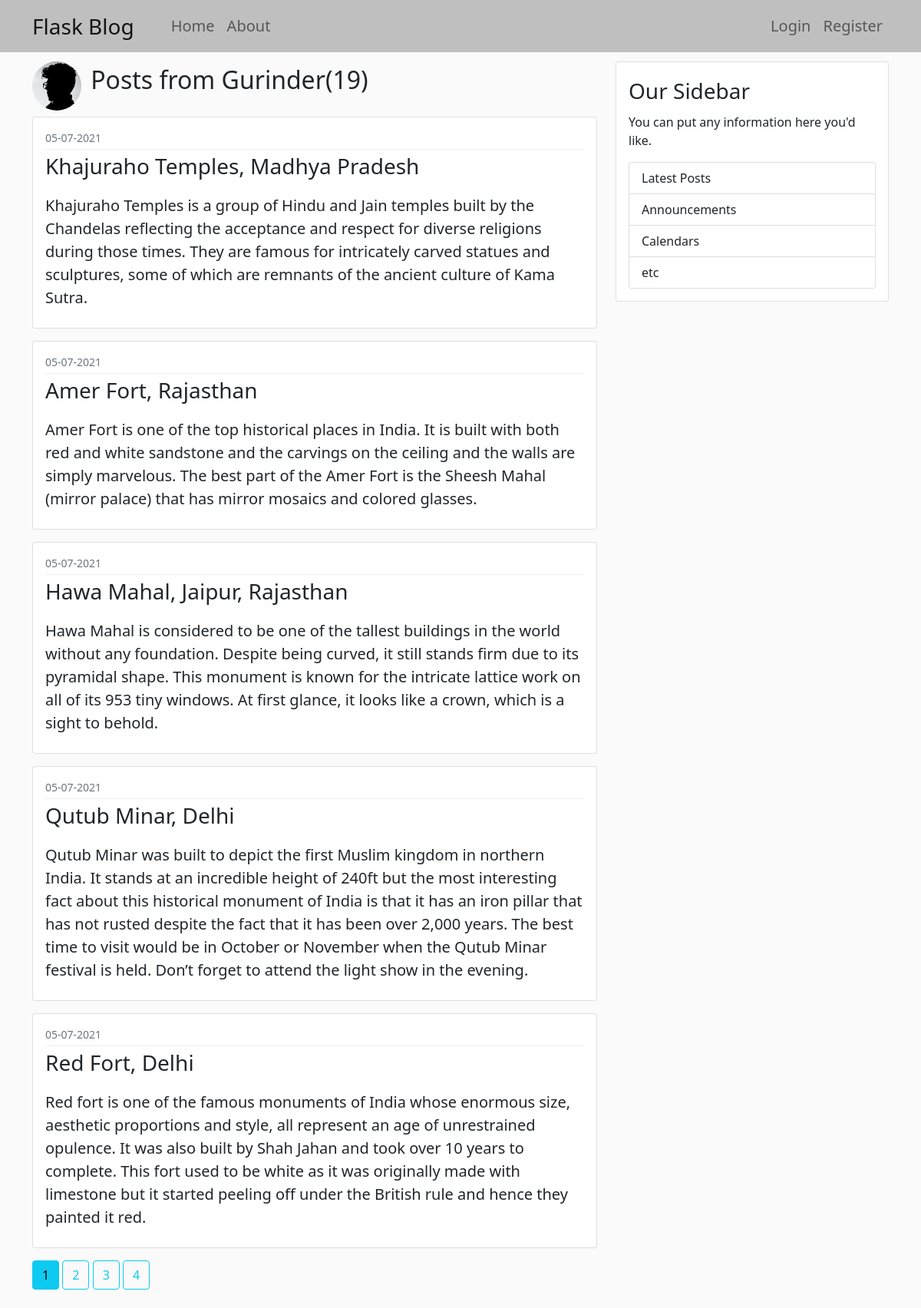
/user/Gurinder, run on the app's committed database.
### flaskblog/models.py (models this page shows, shortened)
class User(db.Model, UserMixin):
	id = db.Column(db.Integer, primary_key=True)
	username = db.Column(db.String(20), unique=True, nullable=False)
	email = db.Column(db.String(120), unique=True, nullable=False)
	image_file = db.Column(db.String(20), nullable=False, default="default.jpeg")
	password = db.Column(db.String(60), nullable=False)
	posts = db.relationship('Post', backref='author', lazy=True)

class Post(db.Model):
	id = db.Column(db.Integer, primary_key=True)
	title = db.Column(db.String(100), nullable=False)
	date_posted = db.Column(db.DateTime, nullable=False, default=datetime.utcnow)
	content = db.Column(db.Text, nullable=False)
	user_id = db.Column(db.Integer, db.ForeignKey('user.id'), nullable=False)

### flaskblog/users/routes.py (the view)
@users.route("/user/<string:username>")
def user_posts(username):
	page = request.args.get('page', 1, type=int)
	user = User.query.filter_by(username=username).first_or_404()
	posts = Post.query.filter_by(author=user)\
	.order_by(Post.date_posted.desc())\
	.paginate(per_page=5, page=page)
	return render_template("user_posts.html", posts=posts, user=user)

### flaskblog/templates/user_posts.html
{% extends 'layout.html' %}
	{% block body %}
		<div class="mb-2">
			<img class="profile-pic me-2"
				src="{{ url_for('static', filename='profile_pics/' + user.image_file) }}">
			<p class="fs-2 d-inline">Posts from {{ user.username }}({{ posts.total }})</p>
		</div>
		{% for post in posts.items %}
		<div class="card p-3 mb-3">
			<small class="text-muted d-inline">
				{{ post.date_posted.strftime('%d-%m-%Y') }}
			</small>
			<hr class="m-0 mt-1 bg-grey">
			<a class="card-title fs-3 anchor text-dark"
				href="{{ url_for('posts.post_page', post_id=post.id) }}">
				{{ post.title }}
			</a>
			<p class="card-text fs-5 my-2">
				{{ post.content }}
			</p>
		</div>
		{% endfor %}
		{% for page_num in posts.iter_pages(left_edge=1, right_edge=1, left_current=1, right_current=3) %}
			{% if page_num %}
				{% if posts.page == page_num %}
					<a class="btn btn-info mb-4" href="{{ url_for('users.user_posts', username=user.username, page=page_num) }}">
					{{ page_num }}</a>
				{% else %}
					<a class="btn btn-outline-info mb-4" href="{{ url_for('users.user_posts', username=user.username, page=page_num) }}">
					{{ page_num }}</a>
				{% endif %}
			{% else %}
				...
			{% endif %}
		{% endfor %}
	{% endblock body %}

### flaskblog/static/layout.css (style rules this page uses)
body { background-color: #FAFAFA; }
.bg-grey { background-color: #bfbfbf; }
.anchor { text-decoration: none; }
.profile-pic { height: 4rem; width: 4rem; border-radius: 50%; }

### data on the page
User: image_file (placeholder picture), username "Gurinder"
Post: date_posted "05-07-2021", title "Khajuraho Temples, Madhya Pradesh", content "Khajuraho Temples is a group of Hindu and Jain temples built by the Chandelas reflecting the acceptance and respect for diverse religions during those times. They are famous for intricately carved statues and sculptures, some of which are remnants of the ancient culture of Kama Sutra."
Post: date_posted "05-07-2021", title "Amer Fort, Rajasthan", content "Amer Fort is one of the top historical places in India. It is built with both red and white sandstone and the carvings on the ceiling and the walls are simply marvelous. The best part of the Amer Fort is the Sheesh Mahal (mirror palace) that has mirror mosaics and colored glasses."
Post: date_posted "05-07-2021", title "Hawa Mahal, Jaipur, Rajasthan", content "Hawa Mahal is considered to be one of the tallest buildings in the world without any foundation. Despite being curved, it still stands firm due to its pyramidal shape. This monument is known for the intricate lattice work on all of its 953 tiny windows. At first glance, it looks like a crown, which is a sight to behold."
Post: date_posted "05-07-2021", title "Qutub Minar, Delhi", content "Qutub Minar was built to depict the first Muslim kingdom in northern India. It stands at an incredible height of 240ft but the most interesting fact about this historical monument of India is that it has an iron pillar that has not rusted despite the fact that it has been over 2,000 years. The best time to visit would be in October or November when the Qutub Minar festival is held. Don’t forget to attend the light show in the evening."
Post: date_posted "05-07-2021", title "Red Fort, Delhi", content "Red fort is one of the famous monuments of India whose enormous size, aesthetic proportions and style, all represent an age of unrestrained opulence. It was also built by Shah Jahan and took over 10 years to complete. This fort used to be white as it was originally made with limestone but it started peeling off under the British rule and hence they painted it red."

### other printed values
{{ posts.total }} "19"
{{ page_num }} "1"
{{ page_num }} "2" "3" "4"
